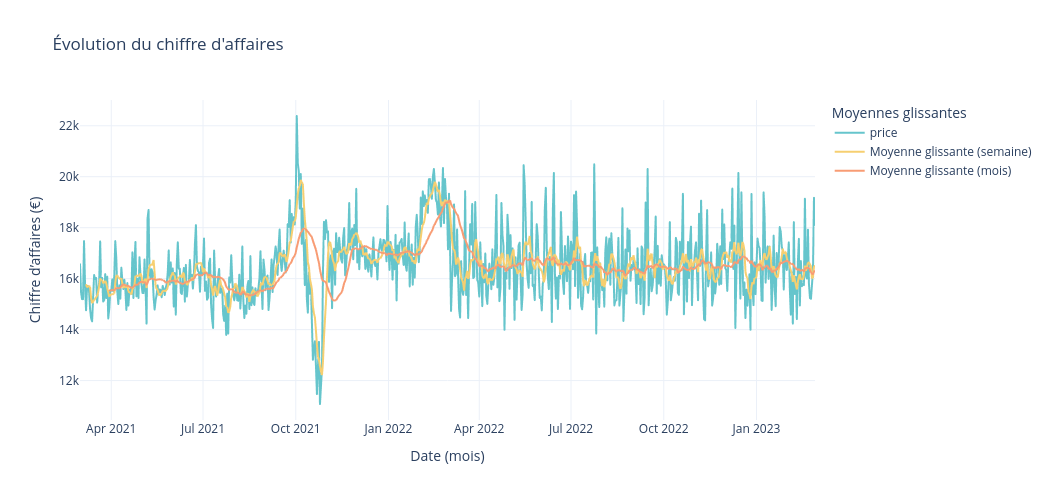

The cell this chart's notebook holds for it:
### Code cell
# Grahique concernant la saisonnaluté du CA. Pas de réelle saisonalité
# Interprétation limitée et tendance à une certaine stabilité - saisonnalité marquée mais pas de pics

figure = px.line(
    df_ca, 
    x='date', 
    y=['price', 'Moyenne glissante (semaine)','Moyenne glissante (mois)'], 
    color_discrete_sequence=px.colors.qualitative.Pastel,
    markers=False,
    title='Évolution du chiffre d\'affaires',
    labels={
        'date': 'Date (mois)',
        'value': 'Chiffre d’affaires (€)',
        'variable': 'Moyennes glissantes'
    }
)

figure.update_layout(
    template='plotly_white',
    hovermode='x unified',
    width=1050,
    height=500
)

figure.update_traces(
    hovertemplate='%{y:.0f}€'
)

figure.show()

### Figure 1 — Plotly figure (JSON) as saved in the notebook; plotly's stock layout.template omitted (floating-point values rounded to 4 significant figures; data arrays with more than 128 entries replaced by an {"elided": "..."} marker saying what was removed)
{"data": [{"hovertemplate": "%{y:.0f}€", "legendgroup": "price", "line": {"color": "rgb(102, 197, 204)", "dash": "solid"}, "marker": {"symbol": "circle"}, "mode": "lines", "name": "price", "showlegend": true, "type": "scattergl", "x": {"elided": "730 str values"}, "xaxis": "x", "y": {"elided": "730 float values"}, "yaxis": "y"}, {"hovertemplate": "%{y:.0f}€", "legendgroup": "Moyenne glissante (semaine)", "line": {"color": "rgb(246, 207, 113)", "dash": "solid"}, "marker": {"symbol": "circle"}, "mode": "lines", "name": "Moyenne glissante (semaine)", "showlegend": true, "type": "scattergl", "x": {"elided": "730 str values"}, "xaxis": "x", "y": {"elided": "730 float values"}, "yaxis": "y"}, {"hovertemplate": "%{y:.0f}€", "legendgroup": "Moyenne glissante (mois)", "line": {"color": "rgb(248, 156, 116)", "dash": "solid"}, "marker": {"symbol": "circle"}, "mode": "lines", "name": "Moyenne glissante (mois)", "showlegend": true, "type": "scattergl", "x": {"elided": "730 str values"}, "xaxis": "x", "y": {"elided": "730 float values"}, "yaxis": "y"}], "layout": {"height": 500, "hovermode": "x unified", "legend": {"title": {"text": "Moyennes glissantes"}, "tracegroupgap": 0}, "title": {"text": "Évolution du chiffre d'affaires"}, "width": 1050, "xaxis": {"anchor": "y", "domain": [0, 1], "title": {"text": "Date (mois)"}}, "yaxis": {"anchor": "x", "domain": [0, 1], "title": {"text": "Chiffre d’affaires (€)"}}}}
